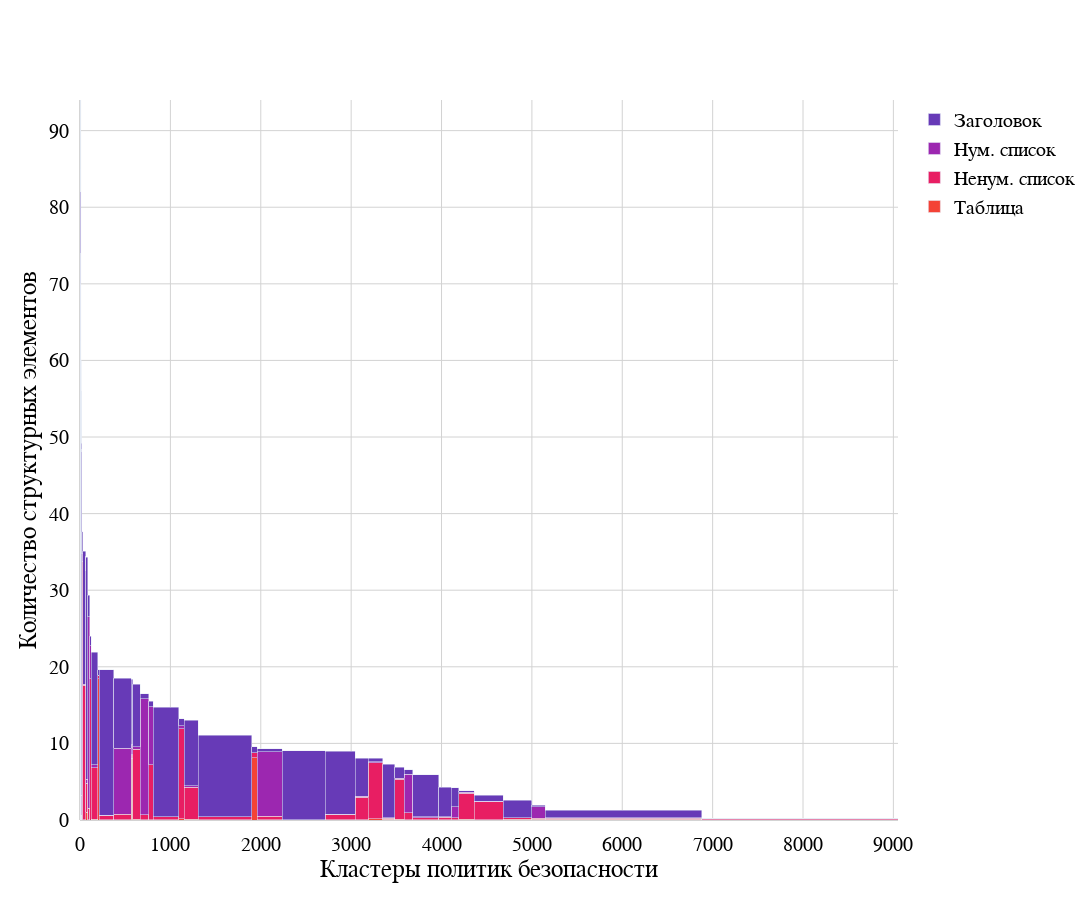

Notebook source saved alongside this figure:
### Code cell
import plotly.graph_objects as go

from config import COLORS_D


fig = go.Figure()

for i, r in enumerate(sorted_clusters.transpose()):
    fig.add_trace(
        go.Bar(
            x=np.cumsum(sorted_widths)-sorted_widths, y=r,
            name=KEYS[i].capitalize(),
            width=sorted_widths,
            offset=0))

fig.update_layout(
    font=dict(family='Times New Roman', size=20, color='black'),
    plot_bgcolor='rgba(0, 0, 0, 0)',
    margin=dict(pad=10),
    colorway=COLORS_D,
    barmode='stack',
    width=1600,
    height=900)

fig.update_xaxes(
    title=dict(
        font=dict(family='Times New Roman', size=25, color='black'),
        text='Кластеры политик безопасности'),
    zerolinecolor='lightgrey',
    gridcolor='lightgrey',
    tickformat='000', 
    showgrid=True, 
    tickangle=0,
    ticklen=10)

fig.update_yaxes(
    title=dict(
        font=dict(family='Times New Roman', size=25, color='black'),
        text='Количество структурных элементов'),
    range=[0, max([sum(s) for s in scores])],
    zerolinecolor='lightgrey',
    gridcolor='lightgrey',
    tickformat='000',
    showgrid=True, 
    tickangle=0, 
    ticklen=10)

fig

### Figure 1 — Plotly figure (JSON) as saved in the notebook; plotly's stock layout.template omitted (floating-point values rounded to 4 significant figures)
{"data": [{"name": "Таблица", "offset": 0, "type": "bar", "width": [1, 1, 1, 1, 1, 1, 1, 2, 1, 1, 1, 5, 2, 1, 8, 33, 2, 20, 24, 19, 68, 19, 162, 194, 13, 82, 95, 50, 285, 61, 152, 594, 60, 279, 475, 332, 141, 159, 136, 106, 93, 287, 139, 80, 173, 320, 320, 147, 1733, 2170], "x": [0, 1, 2, 3, 4, 5, 6, 7, 9, 10, 11, 12, 17, 19, 20, 28, 61, 63, 83, 107, 126, 194, 213, 375, 569, 582, 664, 759, 809, 1094, 1155, 1307, 1901, 1961, 2240, 2715, 3047, 3188, 3347, 3483, 3589, 3682, 3969, 4108, 4188, 4361, 4681, 5001, 5148, 6881], "y": [0, 0, 0, 0, 0, 0, 0, 1, 0, 54, 0, -2.776e-17, 0, 38, 0, 0.0303, 32, 1, 0.04167, 5.551e-17, 0.1176, 18.47, 0.03704, 0.0567, 8, 0.08537, 0.05263, 0.06, 0.0386, 0.1475, 0.09211, 0.05556, 8.15, 0.02867, 0.02526, 0.03916, 0.06383, 0.1509, 0.06618, 0.1038, 0.06452, 0.05226, 0.02878, 0.025, 0.08092, 0.05937, 0.1187, 0.06803, 0.08425, 0.04977]}, {"name": "Ненум. список", "offset": 0, "type": "bar", "width": [1, 1, 1, 1, 1, 1, 1, 2, 1, 1, 1, 5, 2, 1, 8, 33, 2, 20, 24, 19, 68, 19, 162, 194, 13, 82, 95, 50, 285, 61, 152, 594, 60, 279, 475, 332, 141, 159, 136, 106, 93, 287, 139, 80, 173, 320, 320, 147, 1733, 2170], "x": [0, 1, 2, 3, 4, 5, 6, 7, 9, 10, 11, 12, 17, 19, 20, 28, 61, 63, 83, 107, 126, 194, 213, 375, 569, 582, 664, 759, 809, 1094, 1155, 1307, 1901, 1961, 2240, 2715, 3047, 3188, 3347, 3483, 3589, 3682, 3969, 4108, 4188, 4361, 4681, 5001, 5148, 6881], "y": [74, 38, 0, 72, 0, 0, 0, 0, 53, 6, 3, 0.6, 48, 0, 33.75, 17.58, 0.5, 3.8, 1.5, 18.47, 6.676, 0.4211, 0.4877, 0.701, 0.5385, 9.171, 0.6211, 7.14, 0.3579, 11.79, 4.204, 0.3552, 0.6167, 0.4301, 8.882e-16, 0.6687, 2.929, 7.327, 0.1544, 5.245, 0.8602, 0.216, 0.3381, 0.25, 3.434, 2.319, 0.1469, 0.1497, 0.1616, 0.1244]}, {"name": "Нум. список", "offset": 0, "type": "bar", "width": [1, 1, 1, 1, 1, 1, 1, 2, 1, 1, 1, 5, 2, 1, 8, 33, 2, 20, 24, 19, 68, 19, 162, 194, 13, 82, 95, 50, 285, 61, 152, 594, 60, 279, 475, 332, 141, 159, 136, 106, 93, 287, 139, 80, 173, 320, 320, 147, 1733, 2170], "x": [0, 1, 2, 3, 4, 5, 6, 7, 9, 10, 11, 12, 17, 19, 20, 28, 61, 63, 83, 107, 126, 194, 213, 375, 569, 582, 664, 759, 809, 1094, 1155, 1307, 1901, 1961, 2240, 2715, 3047, 3188, 3347, 3483, 3589, 3682, 3969, 4108, 4188, 4361, 4681, 5001, 5148, 6881], "y": [0, 0, 0, 0, 0, 0, 0, 0, 0, 0, 52, 2.6, 0, 0, 1, 0.1212, 0, 0.5, 25.0, 4.263, 0.4412, 2.22e-16, 0.1049, 8.639, 1.308, 0.3171, 15.13, 7.58, 0.02105, 0.377, 0.1974, 0.03367, 0.01667, 8.455, 0.02105, 0.06024, 0.1348, 0.1258, 0.08824, 0.07547, 5.054, 0.1394, 0.05036, 1.45, 0.1387, 0.075, 5.551e-16, 1.531, 0.03982, -2.998e-15]}, {"name": "Заголовок", "offset": 0, "type": "bar", "width": [1, 1, 1, 1, 1, 1, 1, 2, 1, 1, 1, 5, 2, 1, 8, 33, 2, 20, 24, 19, 68, 19, 162, 194, 13, 82, 95, 50, 285, 61, 152, 594, 60, 279, 475, 332, 141, 159, 136, 106, 93, 287, 139, 80, 173, 320, 320, 147, 1733, 2170], "x": [0, 1, 2, 3, 4, 5, 6, 7, 9, 10, 11, 12, 17, 19, 20, 28, 61, 63, 83, 107, 126, 194, 213, 375, 569, 582, 664, 759, 809, 1094, 1155, 1307, 1901, 1961, 2240, 2715, 3047, 3188, 3347, 3483, 3589, 3682, 3969, 4108, 4188, 4361, 4681, 5001, 5148, 6881], "y": [20, 56, 85, 11, 82, 74, 70, 61.5, 9, 0, 1, 46, 0.5, 0, 2.875, 17.33, 2, 29.0, 2.792, 1.263, 14.66, 0.7368, 18.98, 9.129, 8.538, 8.171, 0.6737, 0.72, 14.29, 0.918, 8.507, 10.6, 0.7833, 0.3978, 9.0, 8.223, 4.957, 0.434, 7, 1.443, 0.5914, 5.488, 3.827, 2.5, 0.185, 0.7719, 2.309, 0.1497, 1.0, -1.199e-14]}], "layout": {"barmode": "stack", "colorway": ["rgba(244, 67, 54, 1.0)", "rgba(232, 30, 99, 1.0)", "rgba(156, 39, 176, 1.0)", "rgba(103, 58, 183, 1.0)", "rgba(63, 81, 181, 1.0)", "rgba(33, 150, 243, 1.0)", "rgba(3, 169, 244, 1.0)", "rgba(0, 188, 212, 1.0)", "rgba(0, 150, 136, 1.0)", "rgba(76, 175, 80, 1.0)", "rgba(139, 195, 74, 1.0)", "rgba(205, 220, 57, 1.0)", "rgba(255, 235, 59, 1.0)", "rgba(255, 193, 7, 1.0)", "rgba(255, 152, 0, 1.0)", "rgba(255, 87, 34, 1.0)"], "font": {"color": "black", "family": "Times New Roman", "size": 20}, "height": 900, "margin": {"pad": 10}, "plot_bgcolor": "rgba(0, 0, 0, 0)", "width": 1600, "xaxis": {"gridcolor": "lightgrey", "showgrid": true, "tickangle": 0, "tickformat": "000", "ticklen": 10, "title": {"font": {"color": "black", "family": "Times New Roman", "size": 25}, "text": "Кластеры политик безопасности"}, "zerolinecolor": "lightgrey"}, "yaxis": {"gridcolor": "lightgrey", "range": [0, 94], "showgrid": true, "tickangle": 0, "tickformat": "000", "ticklen": 10, "title": {"font": {"color": "black", "family": "Times New Roman", "size": 25}, "text": "Количество структурных элементов"}, "zerolinecolor": "lightgrey"}}}
